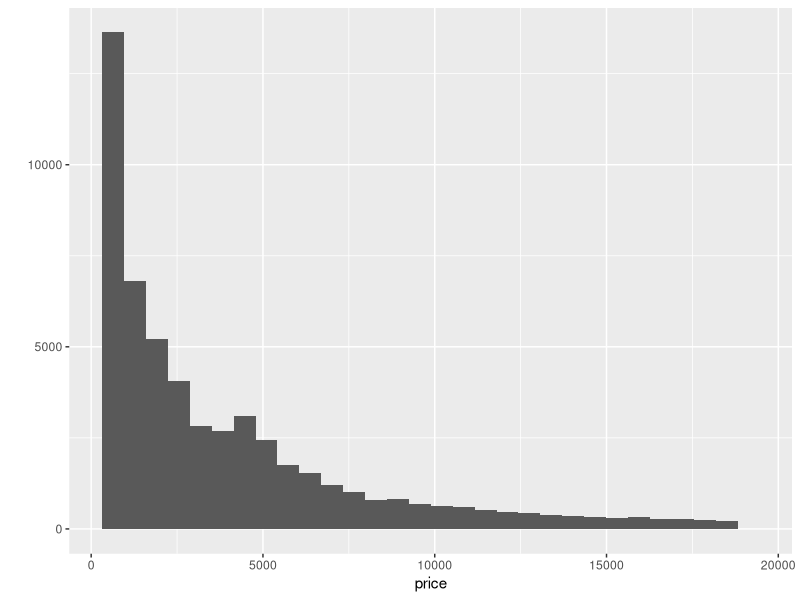
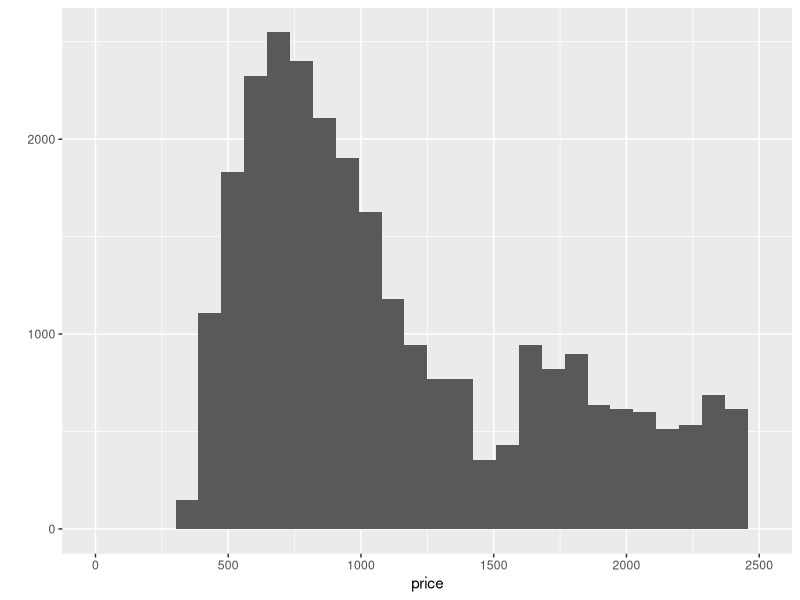
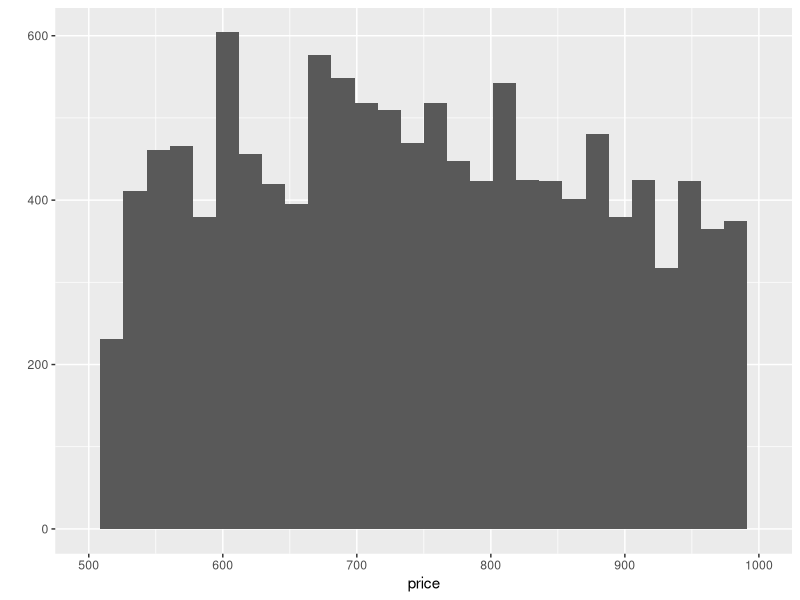
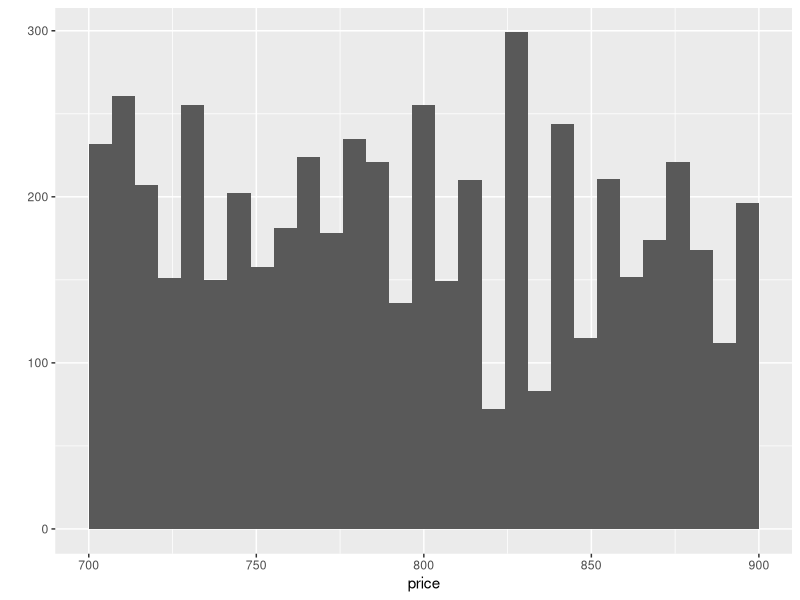
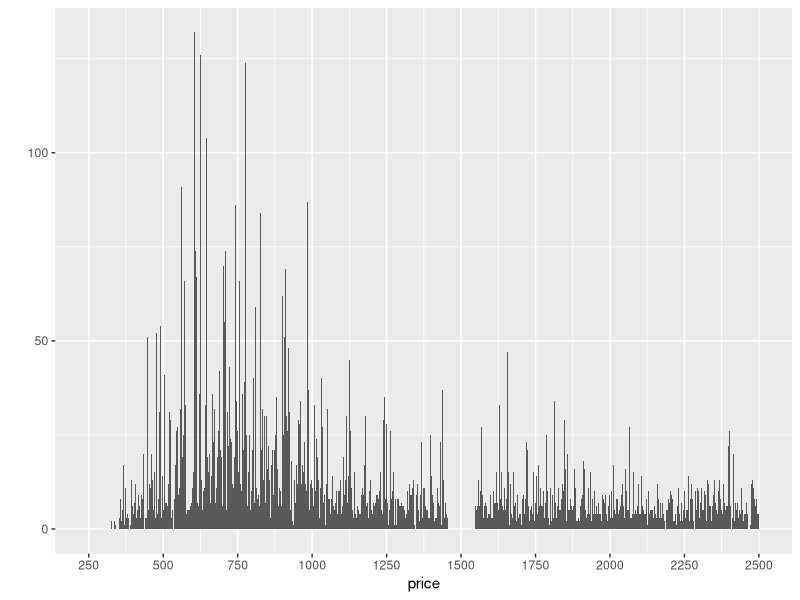
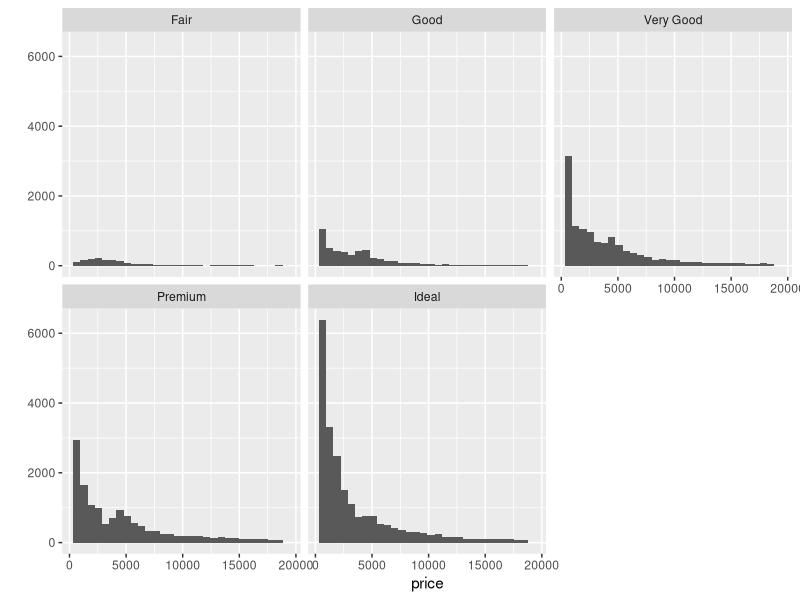
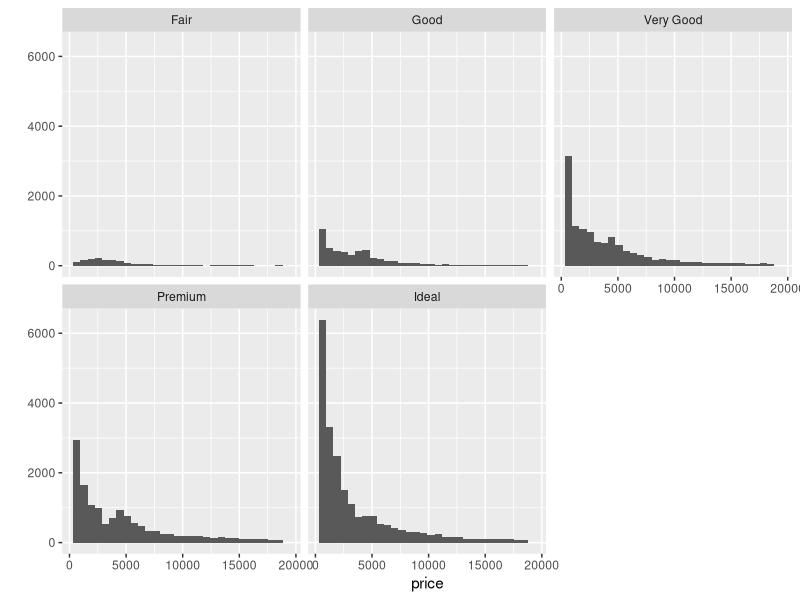
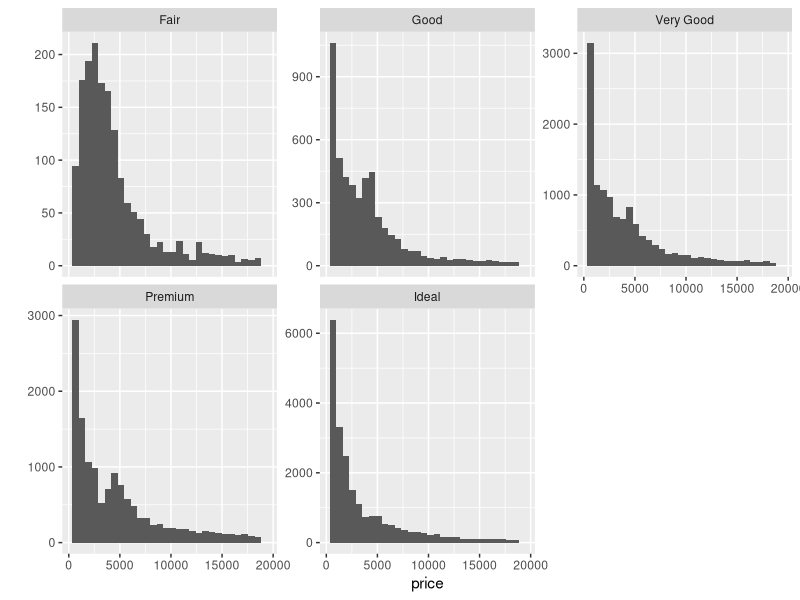

These charts were generated, in order, by the following R code:
## ---- chunk 1
library(ggplot2)
data(diamonds)
#P1
names(diamonds)
dim(diamonds)
str(diamonds)
levels(diamonds$color)
?diamonds

#P2
qplot(data = diamonds, x = price)

#P3
summary(diamonds$price)

#P4
dim(subset(diamonds, price <500))
dim(subset(diamonds, price <250))
dim(subset(diamonds, price >=15000))

#P5

qplot(data = diamonds, x = price) +
  scale_x_continuous(limits = c(0,2500))

qplot(data = diamonds, x = price) +
  scale_x_continuous(limits = c(500,1000))

qplot(data = diamonds, x = price) +
  scale_x_continuous(limits = c(700,900))

qplot(data = diamonds, x = price, binwidth=1) +
  scale_x_continuous(limits = c(250,2500), breaks=seq(250,2500,250))
ggsave("diamonddetail.png")

#P6
qplot(data = diamonds, x = price) +
  facet_wrap(~cut)

#p7
by(diamonds$price, diamonds$cut, max)
by(diamonds$price, diamonds$cut, min)
by(diamonds$price, diamonds$cut, median)

#p8
qplot(x = price, data = diamonds) + facet_wrap(~cut)

?facet_wrap

##different y scales for facet wrapped plots
qplot(x = price, data = diamonds) + facet_wrap(~cut, scales="free_y")

#p9
# Create a histogram of price per carat
# and facet it by cut.

# Adjust the bin width and transform the scale
# of the x-axis using log10.

qplot(x = price, data = diamonds, binwidth=.01) + facet_wrap(~cut) +
  scale_x_log10()

#p10
# Investigate the price of diamonds using box plots,
# numerical summaries, and one of the following categorical
# variables: cut, clarity, or color.
qplot(x = clarity, y = price, data = diamonds, geom = "boxplot")

qplot(x = clarity, y = price, data = diamonds, geom = "boxplot") +
  coord_cartesian(ylim = c(0,7500))

qplot(x = clarity, y = price, 
      data = subset(diamonds,diamonds$carat==1)
      , geom = "boxplot")

by(diamonds$price, diamonds$clarity, summary)
by(diamonds$price, diamonds$clarity, max)
by(diamonds$price, diamonds$clarity, median)

#p11
#Price range for middle 50% of diamonds with color D
summary(diamonds$price[diamonds$color=="D"])
#Price range for middle 50% of diamonds with color J
summary(diamonds$price[diamonds$color=="J"])
#IQR for diamonds with best color (D)
IQR(diamonds$price[diamonds$color=="D"])
#IQR for diamonds with worst color (J)
IQR(diamonds$price[diamonds$color=="J"])

#p12
# Investigate the price per carat of diamonds across
# the different colors of diamonds using boxplots.

#first pass
qplot(x = color, y = price, data = diamonds, geom = "boxplot")
#oddly, worst color(J has highest median price)

#control for size
#at one carat
qplot(x = color, y = price, data = diamonds[diamonds$carat==1,], geom = "boxplot")

#btwn 1 and 2
qplot(x = color, y = price, 
      data = subset(diamonds, diamonds$carat>1 & diamonds$carat<=2), 
      geom = "boxplot")

#btwn 2 and 3
qplot(x = color, y = price, 
      data = subset(diamonds, diamonds$carat>2 & diamonds$carat<=3), 
      geom = "boxplot")
#Here color seems to have more of the expected effect

#>3
qplot(x = color, y = price, 
      data = subset(diamonds, diamonds$carat>3), 
      geom = "boxplot")
#J has highest median. maybe at this size, color doesn't really matter

#unless- clarity?
qplot(x = color, y = price, 
      data = diamonds, 
      geom = "boxplot") + 
  facet_wrap(~clarity)

qplot(x = color, y = price, 
      data = subset(diamonds, diamonds$carat<1), 
      geom = "boxplot") + 
  facet_wrap(~clarity)

#p13
#investigate weight of diamonds with a frequency polygon

qplot(x = carat, data = diamonds, binwidth = 0.1, geom = "freqpoly") +
  scale_x_continuous(limits = c(0,3), breaks = seq(0,3,.1))

qplot(x = carat, data = diamonds, binwidth = 0.01, geom = "freqpoly") +
  scale_x_continuous(limits = c(0,2), breaks = seq(0,2,.1))
## ---- chunk 2
#p14 - resume here
